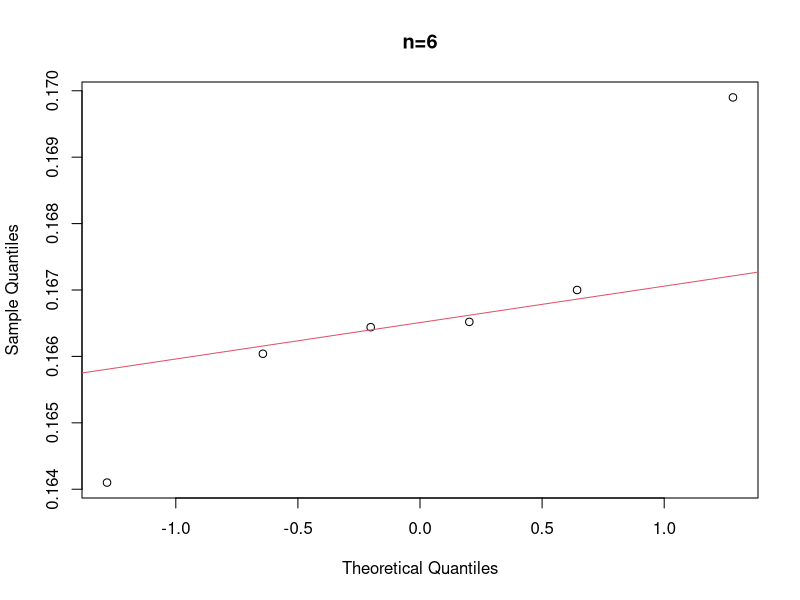
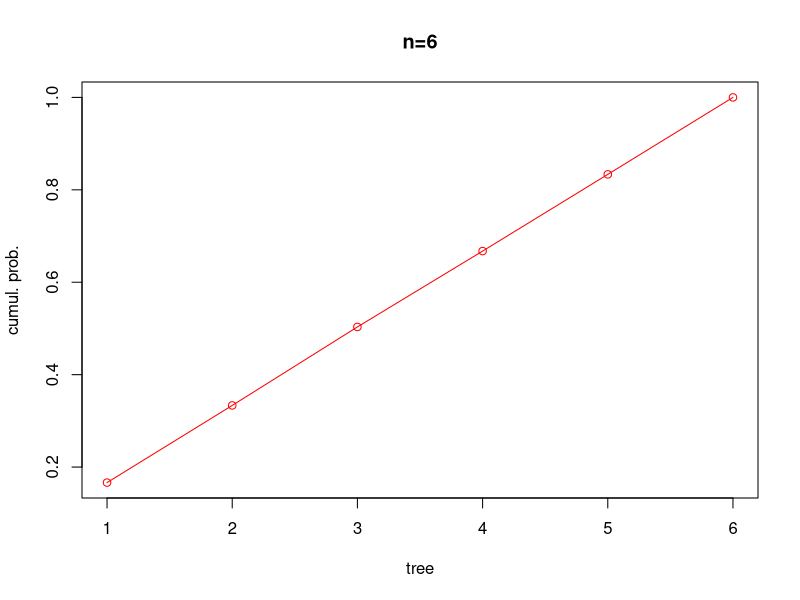
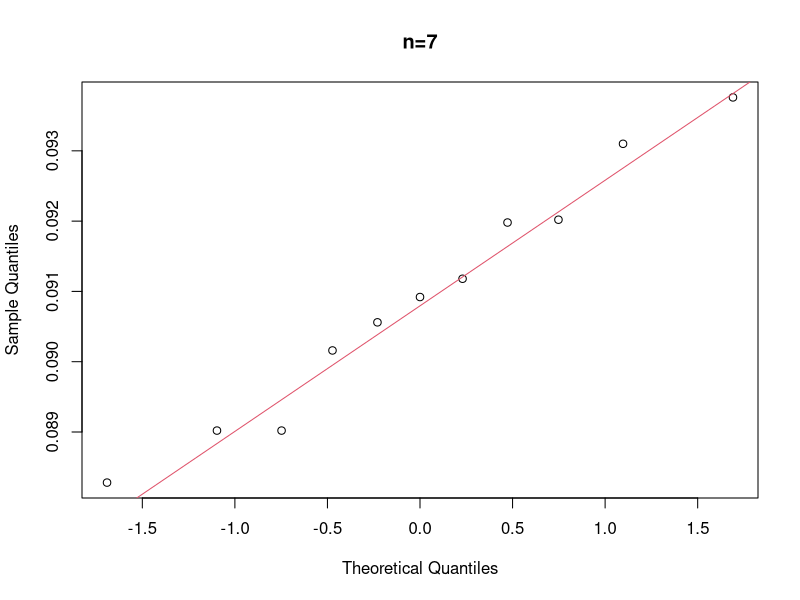
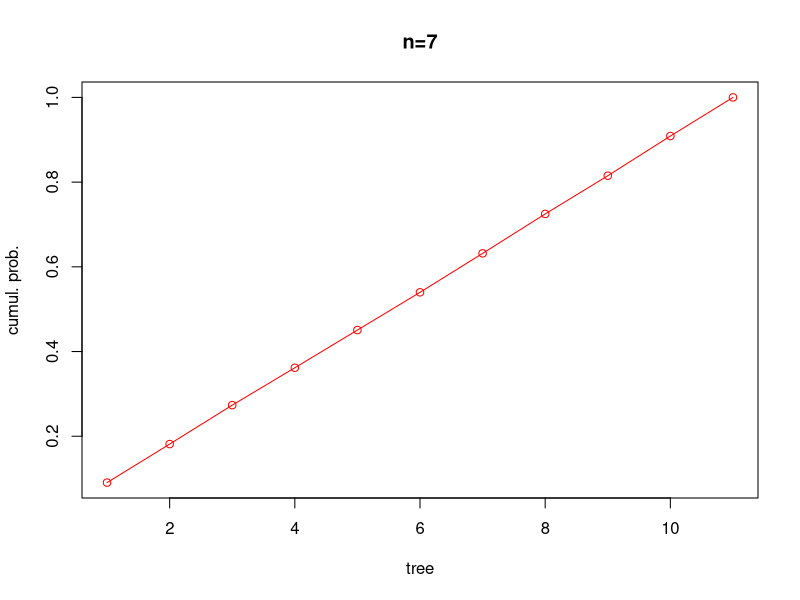
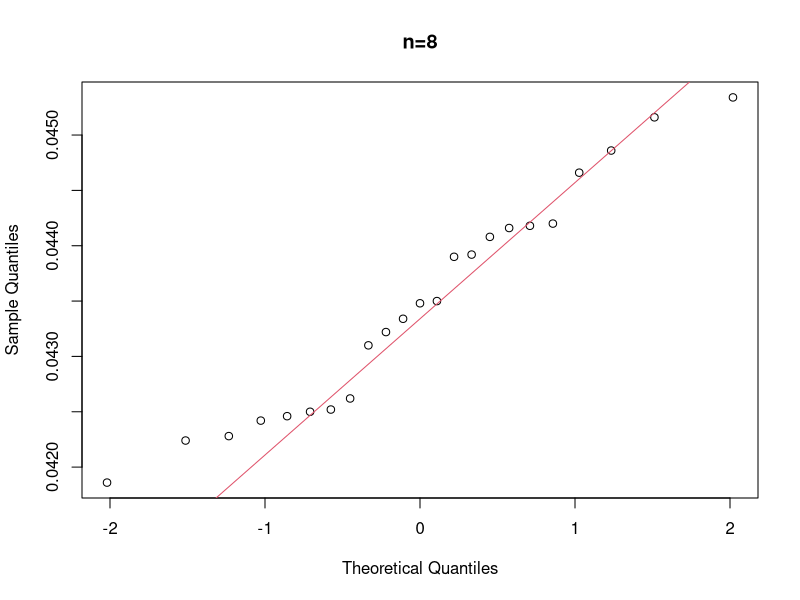
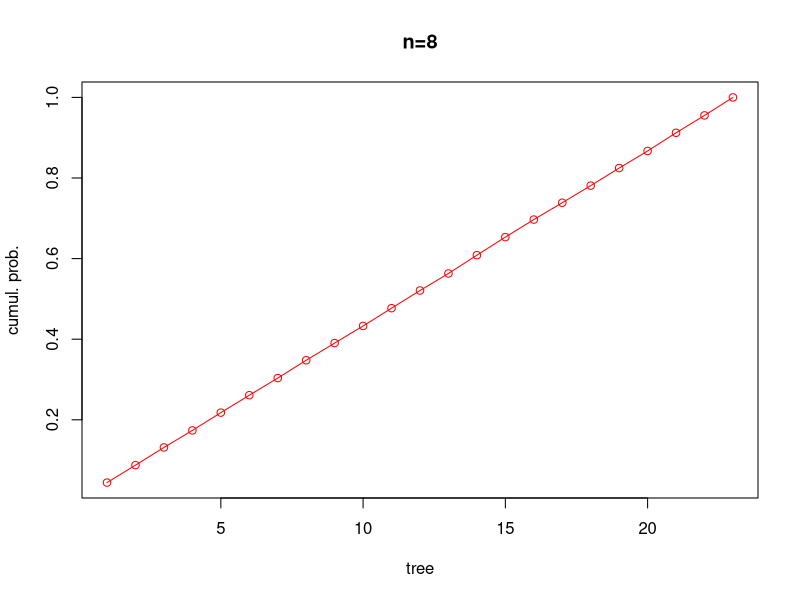
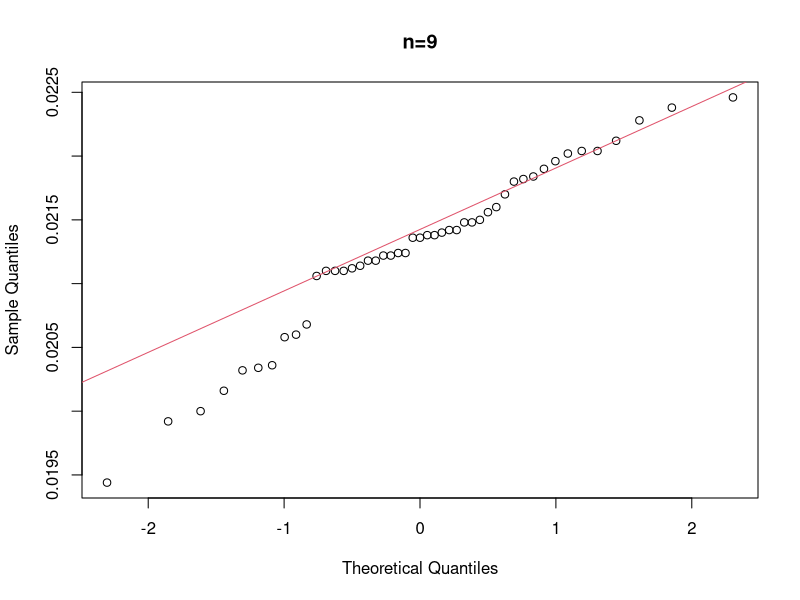
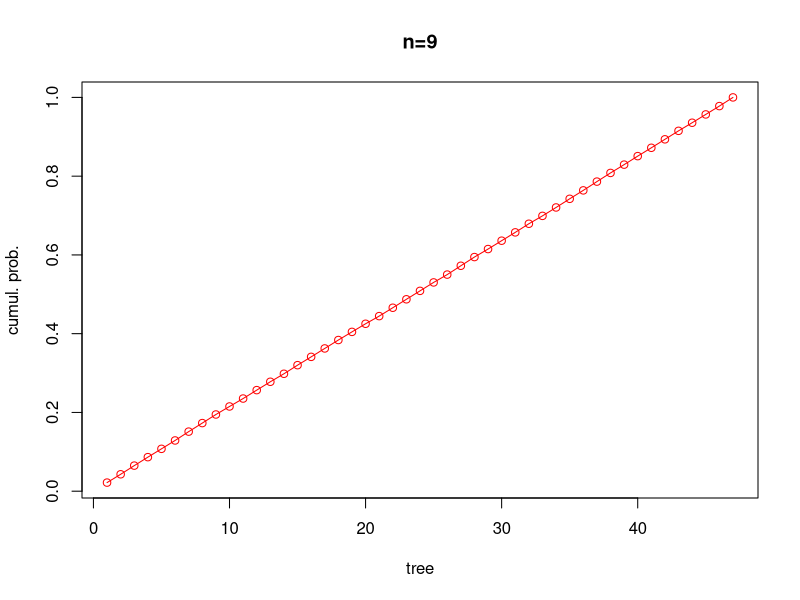

The R source for these figures, in order:
make.plot <- function(tree_dist, N) {
	main.title = paste0("n=", N)
	
	qqnorm(tree_dist, main = main.title)
	qqline(tree_dist, col=2)
	
	n = length(tree_dist)
	cum_tree_dist = mapply(function(j) { sum(tree_dist[1:j]) }, seq(1,n)  )
	plot(cum_tree_dist, type="o", col="red", ylab="cumul. prob.", xlab="tree", main=main.title)
}

old_d6 = c(0.04912, 0.0492, 0.05108, 0.28604, 0.27728, 0.28728)
d6 = c(0.16644, 0.167, 0.1699, 0.1641, 0.16604, 0.16652)

d7 = c(0.09056, 0.09092, 0.09198, 0.08828, 0.08902, 0.08902, 0.09202, 0.0931, 0.09016, 0.09376, 0.09118)

old_d8 = c(0.00914, 0.0084, 0.00842, 0.00882, 0.00888, 0.00906, 0.06928, 0.00926, 0.06944, 0.07198, 0.06948, 0.07046, 0.0087, 0.00872, 0.00894, 0.0705, 0.0712, 0.06974, 0.0711, 0.06974, 0.06948, 0.07004, 0.06922)
d8 = c(0.04416, 0.04334, 0.0439, 0.04224, 0.04418, 0.04322, 0.04252, 0.0442, 0.04262, 0.0425, 0.04408, 0.04392, 0.04228, 0.04534, 0.04486, 0.04348, 0.04186, 0.04246, 0.0435, 0.04242, 0.04516, 0.0431, 0.04466)

d9 = c(0.02182, 0.0211, 0.02202, 0.0215, 0.02112, 0.02124, 0.02246, 0.0217, 0.0218, 0.02036, 0.02016, 0.02136, 0.02122, 0.02032, 0.02184, 0.0211, 0.02138, 0.02138, 0.02068, 0.0206, 0.01944, 0.02124, 0.02148, 0.0214, 0.02142, 0.01992, 0.02238, 0.02212, 0.02034, 0.02122, 0.02114, 0.0219, 0.02, 0.02136, 0.02196, 0.02142, 0.02228, 0.02204, 0.02106, 0.0216, 0.02118, 0.02148, 0.02156, 0.02058, 0.0211, 0.02118, 0.02204)

old_d10 = c(0.00114, 0.00138, 0.00132, 0.00156, 0.00172, 0.00132, 0.00156, 0.00126, 0.0017, 0.00142, 0.0148, 0.00132, 0.00116, 0.01672, 0.0015, 0.00162, 0.0162, 0.01478, 0.01522, 0.00132, 0.0155, 0.00168, 0.0013, 0.00156, 0.0014, 0.01466, 0.0158, 0.00128, 0.0012, 0.00144, 0.00128, 0.00154, 0.01598, 0.00148, 0.00114, 0.01496, 0.01494, 0.01508, 0.00142, 0.0148, 0.01486, 0.01432, 0.0149, 0.01438, 0.01406, 0.00138, 0.0013, 0.00144, 0.00134, 0.0014, 0.0157, 0.00136, 0.00138, 0.00134, 0.00126, 0.00144, 0.0014, 0.0145, 0.01498, 0.0155, 0.00108, 0.01568, 0.01558, 0.01556, 0.0154, 0.01472, 0.01516, 0.01542, 0.01582, 0.01544, 0.0158, 0.00108, 0.01536, 0.0156, 0.01678, 0.0148, 0.016, 0.0153, 0.01446, 0.01618, 0.01514, 0.01538, 0.0153, 0.00124, 0.0015, 0.00118, 0.00132, 0.00158, 0.016, 0.0157, 0.0154, 0.01536, 0.01622, 0.0157, 0.01552, 0.0154, 0.01618, 0.01572, 0.0153, 0.01556, 0.01606, 0.01518, 0.01486, 0.01562, 0.0149, 0.01576)
d10 = c(0.00916, 0.01028, 0.0096, 0.00982, 0.0092, 0.01052, 0.00962, 0.01026, 0.0094, 0.0097, 0.0095, 0.0094, 0.00944, 0.0092, 0.00922, 0.00942, 0.00946, 0.00946, 0.00952, 0.00934, 0.00896, 0.01008, 0.0093, 0.00912, 0.00942, 0.01012, 0.00886, 0.00906, 0.01038, 0.00962, 0.01016, 0.00902, 0.00888, 0.00912, 0.01018, 0.00942, 0.00864, 0.00968, 0.00964, 0.00934, 0.01006, 0.00948, 0.00952, 0.00938, 0.00978, 0.009, 0.00962, 0.00934, 0.00932, 0.00914, 0.00926, 0.00988, 0.00948, 0.00966, 0.00996, 0.00954, 0.00948, 0.00916, 0.00828, 0.0091, 0.00928, 0.00922, 0.00968, 0.01018, 0.00938, 0.00948, 0.00856, 0.00998, 0.0091, 0.00932, 0.00862, 0.00926, 0.0088, 0.00924, 0.00904, 0.00856, 0.00908, 0.00946, 0.0097, 0.00942, 0.009, 0.00944, 0.00944, 0.00948, 0.01018, 0.00904, 0.00924, 0.00908, 0.00954, 0.0093, 0.00978, 0.0092, 0.00948, 0.00966, 0.00968, 0.0099, 0.00924, 0.00918, 0.00976, 0.00918, 0.00914, 0.00964, 0.00968, 0.00954, 0.0091, 0.00978)

make.plot(d6, 6)
make.plot(d7, 7)
make.plot(d8, 8)
make.plot(d9, 9)
make.plot(d10, 10)
